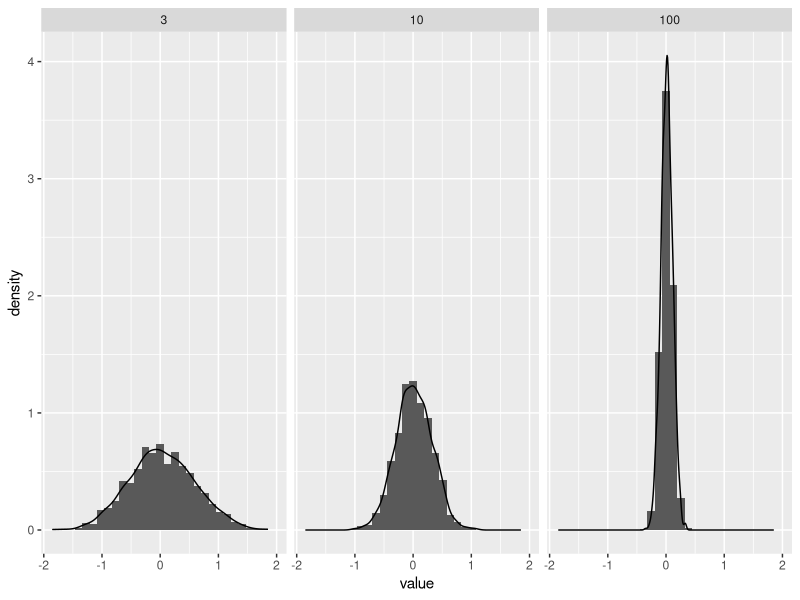
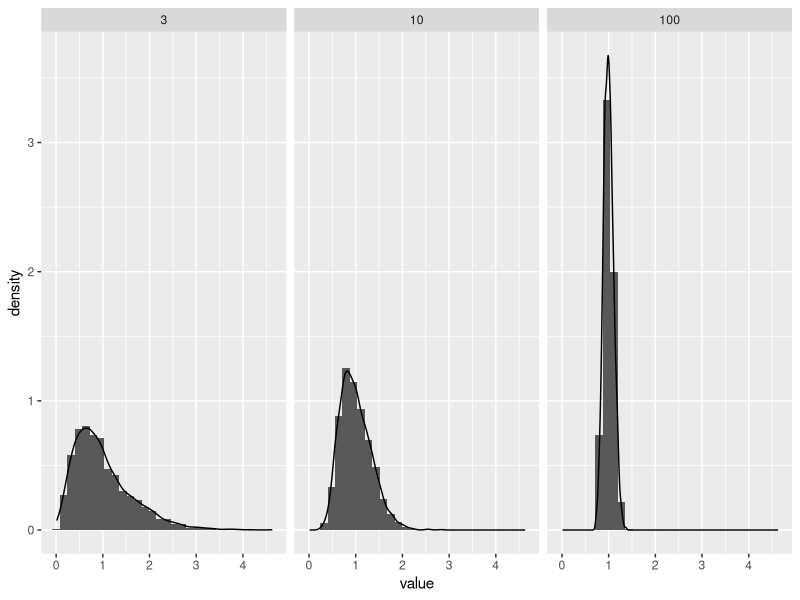
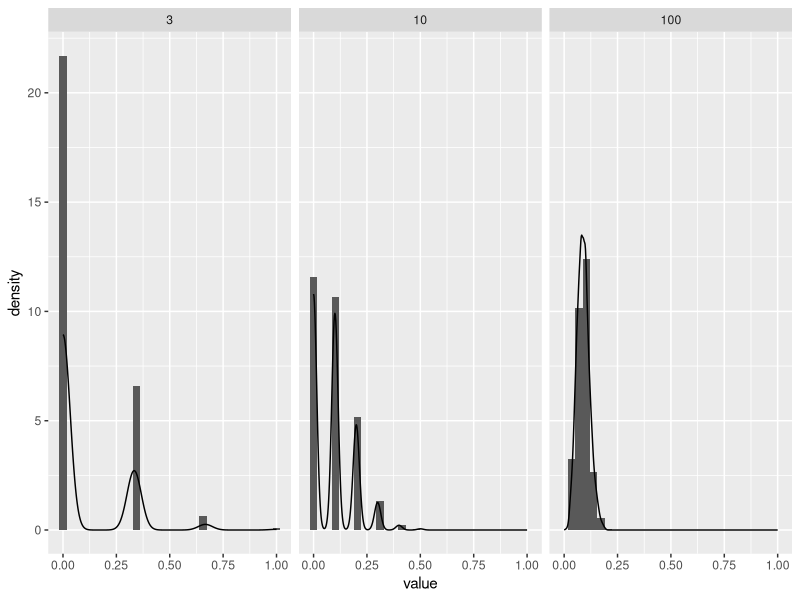

Generate these figures, in order, with R:
## ---- chunk 1
knitr::opts_chunk$set(echo = TRUE)

library(tidyverse)
## ---- chunk 2
v <- seq(from = 1,to = 100,by = 2)
## ---- chunk 3
v <- as_tibble(v)
v <- 
  v %>% 
  filter(., value > 60) %>% 
  filter(., value < 100)
## ---- chunk 4
v %>% var(.)
## ---- chunk 5
df <- data.frame(c(2.27, 1.98, 1.69, 1.88, 1.64, 2.14), 
                 c(8.28, 8.04, 9.06, 8.7, 7.58, 8.34))
names(df) <- c("R", "H")

df$V <- 1/3 * pi * df$R^2 * df$H
## ---- chunk 6
x <- c(3.15, -0.55, -0.35, 0.16)
y <- c(2.93, -0.35, -0.25, -0.12)

X <- matrix(
  c(rep(1, 4), x),
  ncol = 2
)

solve((t(X) %*% X)) %*% (t(X) %*% matrix(y))


#summary(lm(y ~ x))
lsfit(x, y)
## ---- chunk 7
library(MASS)

data("cats")
cats <- as_tibble(cats)
## ---- chunk 8
cats %>% count(Sex)
## ---- chunk 9
cats %>% 
  group_by(Sex) %>% 
  summarise(mean(Bwt))

cats %>% 
  group_by(Sex) %>% 
  summarise(sd(Bwt))
## ---- chunk 10
freqover2.5 <- 
  cats %>% 
  mutate(., Over2.5 = ifelse(Bwt > 2.5, T, F)) %>% 
  group_by(Sex) %>% 
  count(Over2.5) %>% 
  spread(., key = Over2.5, value = n) %>% 
  mutate(., Proportion = `TRUE` / sum(`TRUE`, `FALSE`))
## ---- chunk 11
catsM <- 
  cats %>% 
  filter(., Sex == "M") %>% 
  list(.)

catsF <- 
  cats %>% 
  filter(., Sex == "F") %>% 
  list(.)
## ---- chunk 12
set.seed(10)
distributions <- 
  tribble(
    ~f, ~params,
    "rnorm", list(n = 1000),
    "rexp", list(n = 1000),
    "rbinom", list( n = 1000, size = 1, p = 0.1)
    )

distributions <- 
  distributions %>% 
  mutate(distr = invoke_map(f, params))

sampling <- function(df, n) {
  result <- vector("double", 2000)
  for(i in 1:2000) {
    result[[i]] <- 
      df %>%
      sample(n, replace = T) %>% 
      mean
  }
  return(result)
}


distributions <- 
distributions %>% 
  mutate(samp3 = map(.$distr, sampling, 3),
         samp10 = map(.$distr, sampling, 10),
         samp100 = map(.$distr, sampling, 100)
  ) 


df <- 
  distributions %>% 
  .$samp3 %>% 
  as.data.frame()

names(df) <- c("rnorm","rexp","rbinom")

df <- gather(df)
df$n <- 3

df1 <- 
  distributions %>% 
  .$samp10 %>% 
  as.data.frame()

names(df1) <- c("rnorm","rexp","rbinom")
df1 <- gather(df1)
df1$n <- 10

df <- bind_rows(df,df1)

df1 <- 
  distributions %>% 
  .$samp100 %>% 
  as.data.frame()

names(df1) <- c("rnorm","rexp","rbinom")
df1 <- gather(df1)
df1$n <- 100

df <- bind_rows(df,df1)

## ---- chunk 13
df %>% 
  filter(key=="rnorm") %>% 
  ggplot() + 
  geom_histogram(aes(x=value,y=..density..), position="identity") + 
  geom_density(aes(x=value,y=..density..)) +
  facet_grid(.~n)
## ---- chunk 14
df %>% 
  filter(key=="rexp") %>% 
  ggplot() + 
  geom_histogram(aes(x=value,y=..density..), position="identity") + 
  geom_density(aes(x=value,y=..density..)) +
  facet_grid(.~n)
## ---- chunk 15
df %>% 
  filter(key=="rbinom") %>% 
  ggplot() + 
  geom_histogram(aes(x=value,y=..density..), position="identity") + 
  geom_density(aes(x=value,y=..density..)) +
  facet_grid(.~n)
